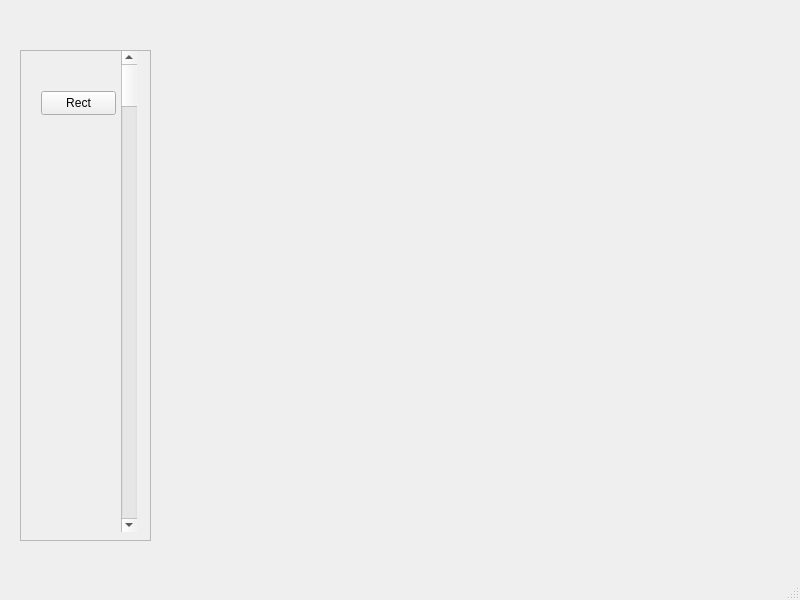
<?xml version="1.0" encoding="UTF-8"?>
<ui version="4.0">
 <class>MainWindow</class>
 <widget class="QMainWindow" name="MainWindow">
  <property name="geometry">
   <rect>
    <x>0</x>
    <y>0</y>
    <width>800</width>
    <height>600</height>
   </rect>
  </property>
  <property name="windowTitle">
   <string>MainWindow</string>
  </property>
  <widget class="QWidget" name="centralwidget">
   <widget class="QScrollArea" name="scrollArea">
    <property name="geometry">
     <rect>
      <x>20</x>
      <y>50</y>
      <width>131</width>
      <height>491</height>
     </rect>
    </property>
    <property name="widgetResizable">
     <bool>true</bool>
    </property>
    <widget class="QWidget" name="scrollAreaWidgetContents">
     <property name="geometry">
      <rect>
       <x>0</x>
       <y>0</y>
       <width>129</width>
       <height>489</height>
      </rect>
     </property>
     <widget class="QScrollBar" name="verticalScrollBar">
      <property name="geometry">
       <rect>
        <x>100</x>
        <y>0</y>
        <width>16</width>
        <height>481</height>
       </rect>
      </property>
      <property name="orientation">
       <enum>Qt::Vertical</enum>
      </property>
     </widget>
     <widget class="QPushButton" name="btnRect">
      <property name="geometry">
       <rect>
        <x>20</x>
        <y>40</y>
        <width>75</width>
        <height>24</height>
       </rect>
      </property>
      <property name="text">
       <string>Rect</string>
      </property>
     </widget>
    </widget>
   </widget>
   <widget class="QLabel" name="current_Sym_text">
    <property name="geometry">
     <rect>
      <x>20</x>
      <y>10</y>
      <width>121</width>
      <height>21</height>
     </rect>
    </property>
    <property name="text">
     <string/>
    </property>
   </widget>
   <widget class="QWidget" name="PAP_widget" native="true">
    <property name="geometry">
     <rect>
      <x>230</x>
      <y>50</y>
      <width>521</width>
      <height>491</height>
     </rect>
    </property>
   </widget>
  </widget>
  <widget class="QMenuBar" name="menubar">
   <property name="geometry">
    <rect>
     <x>0</x>
     <y>0</y>
     <width>800</width>
     <height>22</height>
    </rect>
   </property>
  </widget>
  <widget class="QStatusBar" name="statusbar"/>
 </widget>
 <resources/>
 <connections/>
</ui>
